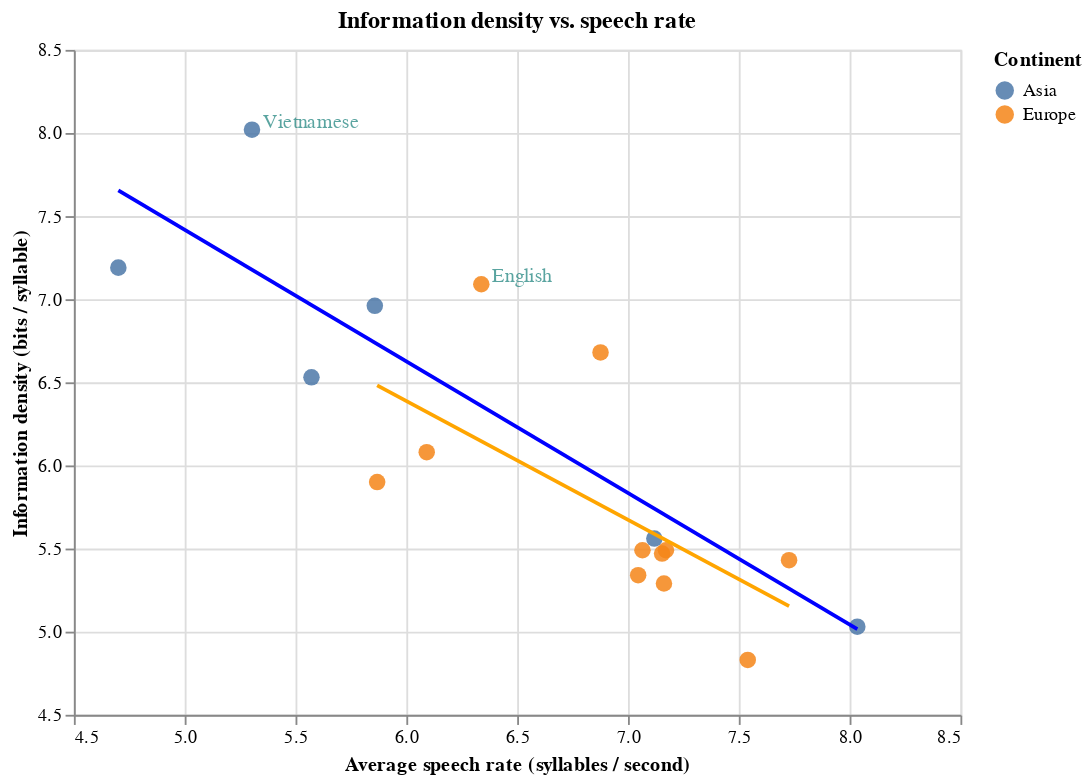

This figure's notebook cell:
### Markdown cell above
<div class="alert alert-info" style="color:black">

### Question 2.1
rubric={reasoning:2,accuracy:3}
    
<h4>Python</h4> 
<ol type="1">
<li>While the information density of each language have already been provided to us, we will have to approximate the speech rate (syllables per second) of each language via the <code>spoken_texts</code> dataset. Using this data, calculate the average speech rate per language (for now, treat all entries as individual observations, even if some are read by the same person).</li>
    <li>Create a new column, <code>speech_rate</code>, in the <code>languages</code> data frame that hold these average values. Since the calculated values are not in the same order as the languages in the <code>languages</code> data frame, you cannot simply append it. Instead, you can use the dataframe merge method to join the series of average speech rate values that you just created with the <code>languages</code> dataframe. The language ISO codes could be used as the column to merge on.</li>
<li>Create a scatter plot of the information density versus the speech rate for the <code>languages</code> dataframe. Use the same groupings as in the previous scatter plot you made and add one trend line per group. Label the same points with text labels as in the previous scatterplot. Zoom in to the extent of the data instead of forcing zero to be in the axes.</li>
<li>Write a few sentences under the plot describing the relationship you observe. Based on this plot, do speakers of any particular languages appear to be more efficient at conveying information?</li>
</ol>
    
</div>

### Code cell
# YOUR ANSWER GOES HERE
speech_rate = (
    spoken
    .assign(syllables_per_sec = spoken["syllables"] / spoken["duration"])
    .groupby("iso_lang", as_index=False)
    ["syllables_per_sec"]
    .mean()
    .rename(columns={"syllables_per_sec": "speech_rate"})
)

df = languages.merge(speech_rate, on="iso_lang", how="left")

# Scatter
scatter = alt.Chart(df).mark_circle(size=80, opacity=0.85).encode(
    x=alt.X("speech_rate:Q", scale=alt.Scale(zero=False),
            title="Average speech rate (syllables / second)"),
    y=alt.Y("information_density:Q", scale=alt.Scale(zero=False),
            title="Information density (bits / syllable)"),
    color=alt.Color("continent:N", legend=alt.Legend(title="Continent")),
    tooltip=["language", "continent", "speech_rate", "information_density"]
).properties(
    width=480,
    height=360,
    title="Information density vs. speech rate"
)

# Trend
trend1 = alt.Chart(df[(df["continent"] == "Asia")]).transform_regression(
    "speech_rate", "information_density"
).mark_line(size=2).encode(
    x="speech_rate:Q",
    y="information_density:Q",
    color=alt.value("blue")
)

trend2 = alt.Chart(df[(df["continent"] == "Europe")]).transform_regression(
    "speech_rate", "information_density"
).mark_line(size=2).encode(
    x="speech_rate:Q",
    y="information_density:Q",
    color=alt.value("orange")
)
 
# Label
labels = alt.Chart(df.query(
    "language in ['Vietnamese', 'English']"
)).mark_text(
    align="left", baseline="middle", dx=6, dy=-4, fontSize=11
).encode(
    x="speech_rate:Q",
    y="information_density:Q",
    text="language",
    color=alt.value("#127c77b2")
)

plot2 = (scatter + trend1 + trend2 + labels)

plot2

### Figure 1 — Vega specification as saved in the notebook (floating-point values rounded to 4 significant figures)
{"$schema": "https://vega.github.io/schema/vega/v6.json", "data": [{"name": "_server_source_1", "values": [{"iso_lang": "CMN", "language": "Mandarin", "information_density": 6.96, "distinct_syllables": 1274, "continent": "Asia", "speech_rate": 5.858, "__index_level_0__": 1}, {"iso_lang": "JPN", "language": "Japanese", "information_density": 5.03, "distinct_syllables": 643, "continent": "Asia", "speech_rate": 8.035, "__index_level_0__": 9}, {"iso_lang": "KOR", "language": "Korean", "information_density": 5.56, "distinct_syllables": 1104, "continent": "Asia", "speech_rate": 7.119, "__index_level_0__": 10}, {"iso_lang": "THA", "language": "Thai", "information_density": 7.19, "distinct_syllables": 2438, "continent": "Asia", "speech_rate": 4.701, "__index_level_0__": 13}, {"iso_lang": "VIE", "language": "Vietnamese", "information_density": 8.02, "distinct_syllables": 2776, "continent": "Asia", "speech_rate": 5.304, "__index_level_0__": 15}, {"iso_lang": "YUE", "language": "Cantonese", "information_density": 6.53, "distinct_syllables": 1298, "continent": "Asia", "speech_rate": 5.572, "__index_level_0__": 16}]}, {"name": "_server_source_2", "values": [{"iso_lang": "CAT", "language": "Catalan", "information_density": 5.49, "distinct_syllables": 3600, "continent": "Europe", "speech_rate": 7.065, "__index_level_0__": 0}, {"iso_lang": "DEU", "language": "German", "information_density": 6.08, "distinct_syllables": 5100, "continent": "Europe", "speech_rate": 6.092, "__index_level_0__": 2}, {"iso_lang": "ENG", "language": "English", "information_density": 7.09, "distinct_syllables": 6949, "continent": "Europe", "speech_rate": 6.338, "__index_level_0__": 3}, {"iso_lang": "EUS", "language": "Basque", "information_density": 4.83, "distinct_syllables": 2082, "continent": "Europe", "speech_rate": 7.54, "__index_level_0__": 4}, {"iso_lang": "FIN", "language": "Finnish", "information_density": 5.49, "distinct_syllables": 3844, "continent": "Europe", "speech_rate": 7.171, "__index_level_0__": 5}, {"iso_lang": "FRA", "language": "French", "information_density": 6.68, "distinct_syllables": 2949, "continent": "Europe", "speech_rate": 6.876, "__index_level_0__": 6}, {"iso_lang": "HUN", "language": "Hungarian", "information_density": 5.9, "distinct_syllables": 4325, "continent": "Europe", "speech_rate": 5.868, "__index_level_0__": 7}, {"iso_lang": "ITA", "language": "Italian", "information_density": 5.29, "distinct_syllables": 2729, "continent": "Europe", "speech_rate": 7.162, "__index_level_0__": 8}, {"iso_lang": "SPA", "language": "Spanish", "information_density": 5.43, "distinct_syllables": 2778, "continent": "Europe", "speech_rate": 7.727, "__index_level_0__": 11}, {"iso_lang": "SRP", "language": "Serbian", "information_density": 5.47, "distinct_syllables": 3831, "continent": "Europe", "speech_rate": 7.154, "__index_level_0__": 12}, {"iso_lang": "TUR", "language": "Turkish", "information_density": 5.34, "distinct_syllables": 3260, "continent": "Europe", "speech_rate": 7.046, "__index_level_0__": 14}]}, {"name": "source_0", "values": [{"continent": "Europe", "information_density": 5.49, "language": "Catalan", "speech_rate": 7.065}, {"continent": "Asia", "information_density": 6.96, "language": "Mandarin", "speech_rate": 5.858}, {"continent": "Europe", "information_density": 6.08, "language": "German", "speech_rate": 6.092}, {"continent": "Europe", "information_density": 7.09, "language": "English", "speech_rate": 6.338}, {"continent": "Europe", "information_density": 4.83, "language": "Basque", "speech_rate": 7.54}, {"continent": "Europe", "information_density": 5.49, "language": "Finnish", "speech_rate": 7.171}, {"continent": "Europe", "information_density": 6.68, "language": "French", "speech_rate": 6.876}, {"continent": "Europe", "information_density": 5.9, "language": "Hungarian", "speech_rate": 5.868}, {"continent": "Europe", "information_density": 5.29, "language": "Italian", "speech_rate": 7.162}, {"continent": "Asia", "information_density": 5.03, "language": "Japanese", "speech_rate": 8.035}, {"continent": "Asia", "information_density": 5.56, "language": "Korean", "speech_rate": 7.119}, {"continent": "Europe", "information_density": 5.43, "language": "Spanish", "speech_rate": 7.727}, {"continent": "Europe", "information_density": 5.47, "language": "Serbian", "speech_rate": 7.154}, {"continent": "Asia", "information_density": 7.19, "language": "Thai", "speech_rate": 4.701}, {"continent": "Europe", "information_density": 5.34, "language": "Turkish", "speech_rate": 7.046}, {"continent": "Asia", "information_density": 8.02, "language": "Vietnamese", "speech_rate": 5.304}, {"continent": "Asia", "information_density": 6.53, "language": "Cantonese", "speech_rate": 5.572}]}, {"name": "source_1", "source": "_server_source_1", "transform": [{"type": "regression", "y": "information_density", "as": ["speech_rate", "information_density"], "x": "speech_rate"}, {"type": "project", "fields": ["information_density", "speech_rate"]}]}, {"name": "source_2", "source": "_server_source_2", "transform": [{"type": "regression", "as": ["speech_rate", "information_density"], "y": "information_density", "x": "speech_rate"}, {"type": "project", "fields": ["information_density", "speech_rate"]}]}, {"name": "source_3", "values": [{"information_density": 7.09, "language": "English", "speech_rate": 6.338}, {"information_density": 8.02, "language": "Vietnamese", "speech_rate": 5.304}]}, {"name": "source_0_color_domain_continent", "values": [{"continent": "Europe"}, {"continent": "Asia"}]}], "marks": [{"type": "symbol", "name": "layer_0_marks", "from": {"data": "source_0"}, "encode": {"update": {"shape": {"value": "circle"}, "x": {"field": "speech_rate", "scale": "x"}, "size": {"value": 80}, "tooltip": {"signal": "{\"language\": isValid(datum[\"language\"]) ? datum[\"language\"] : \"\"+datum[\"language\"], \"continent\": isValid(datum[\"continent\"]) ? datum[\"continent\"] : \"\"+datum[\"continent\"], \"speech_rate\": format(datum[\"speech_rate\"], \"\"), \"information_density\": format(datum[\"information_density\"], \"\")}"}, "opacity": {"value": 0.85}, "fill": {"field": "continent", "scale": "color"}, "y": {"field": "information_density", "scale": "y"}}}, "style": ["circle"]}, {"type": "line", "name": "layer_1_marks", "from": {"data": "source_1"}, "sort": {"field": "x"}, "encode": {"update": {"defined": {"signal": "isValid(datum[\"speech_rate\"]) && isFinite(+datum[\"speech_rate\"]) && isValid(datum[\"information_density\"]) && isFinite(+datum[\"information_density\"])"}, "y": {"field": "information_density", "scale": "y"}, "strokeWidth": {"value": 2}, "x": {"field": "speech_rate", "scale": "x"}, "stroke": {"value": "blue"}}}, "style": ["line"]}, {"type": "line", "name": "layer_2_marks", "from": {"data": "source_2"}, "sort": {"field": "x"}, "encode": {"update": {"x": {"field": "speech_rate", "scale": "x"}, "strokeWidth": {"value": 2}, "y": {"field": "information_density", "scale": "y"}, "stroke": {"value": "orange"}, "defined": {"signal": "isValid(datum[\"speech_rate\"]) && isFinite(+datum[\"speech_rate\"]) && isValid(datum[\"information_density\"]) && isFinite(+datum[\"information_density\"])"}}}, "style": ["line"]}, {"type": "text", "name": "layer_3_marks", "from": {"data": "source_3"}, "encode": {"update": {"y": {"field": "information_density", "scale": "y"}, "dy": {"value": -4}, "fill": {"value": "#127c77b2"}, "dx": {"value": 6}, "fontSize": {"value": 11}, "baseline": {"value": "middle"}, "align": {"value": "left"}, "x": {"field": "speech_rate", "scale": "x"}, "text": {"signal": "isValid(datum[\"language\"]) ? datum[\"language\"] : \"\"+datum[\"language\"]"}}}, "style": ["text"]}], "scales": [{"name": "x", "type": "linear", "domain": {"fields": [{"data": "source_0", "field": "speech_rate"}, {"data": "source_1", "field": "speech_rate"}, {"data": "source_2", "field": "speech_rate"}, {"data": "source_3", "field": "speech_rate"}]}, "range": [0, {"signal": "width"}], "zero": false, "nice": true}, {"name": "y", "type": "linear", "domain": {"fields": [{"data": "source_0", "field": "information_density"}, {"data": "source_1", "field": "information_density"}, {"data": "source_2", "field": "information_density"}, {"data": "source_3", "field": "information_density"}]}, "range": [{"signal": "height"}, 0], "zero": false, "nice": true}, {"name": "color", "type": "ordinal", "domain": {"data": "source_0_color_domain_continent", "field": "continent", "sort": true}, "range": "category"}], "axes": [{"scale": "x", "gridScale": "y", "maxExtent": 0, "zindex": 0, "domain": false, "labels": false, "orient": "bottom", "aria": false, "ticks": false, "grid": true, "tickCount": {"signal": "ceil(width/40)"}, "minExtent": 0}, {"scale": "y", "aria": false, "labels": false, "orient": "left", "grid": true, "domain": false, "maxExtent": 0, "gridScale": "x", "minExtent": 0, "ticks": false, "tickCount": {"signal": "ceil(height/40)"}, "zindex": 0}, {"scale": "x", "tickCount": {"signal": "ceil(width/40)"}, "title": "Average speech rate (syllables / second)", "labelOverlap": true, "orient": "bottom", "zindex": 0, "grid": false, "labelFlush": true}, {"scale": "y", "labelOverlap": true, "zindex": 0, "grid": false, "tickCount": {"signal": "ceil(height/40)"}, "title": "Information density (bits / syllable)", "orient": "left"}], "title": {"text": "Information density vs. speech rate", "frame": "group"}, "legends": [{"title": "Continent", "fill": "color", "symbolType": "circle", "encode": {"symbols": {"update": {"opacity": {"value": 0.85}}}}}], "width": 480, "padding": 5, "background": "white", "style": "cell", "height": 360}
